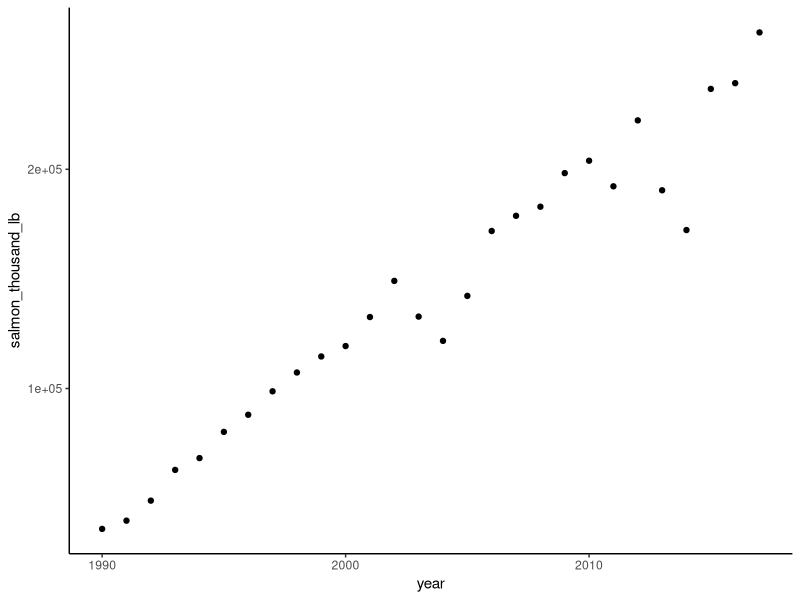
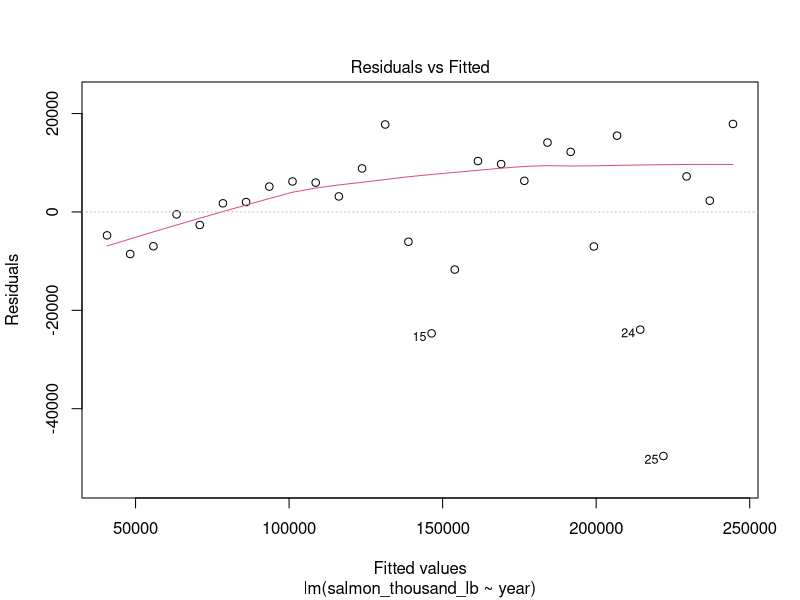
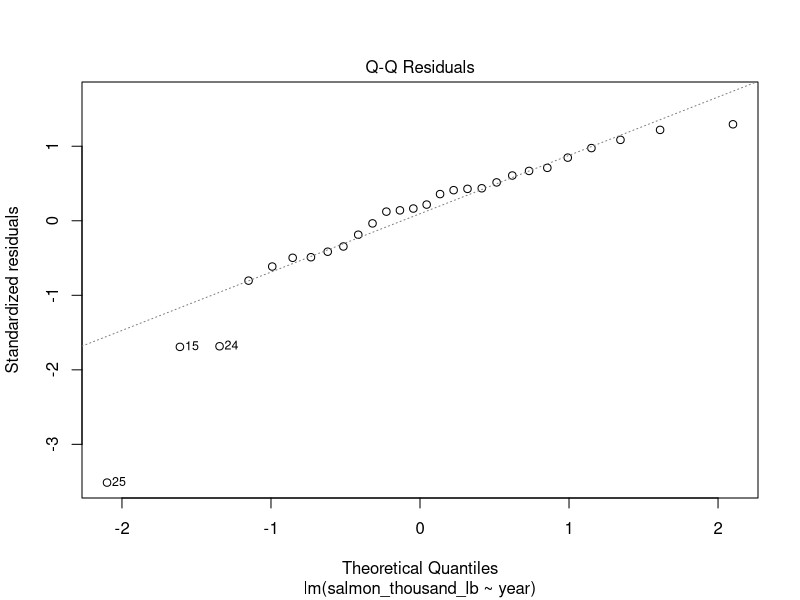
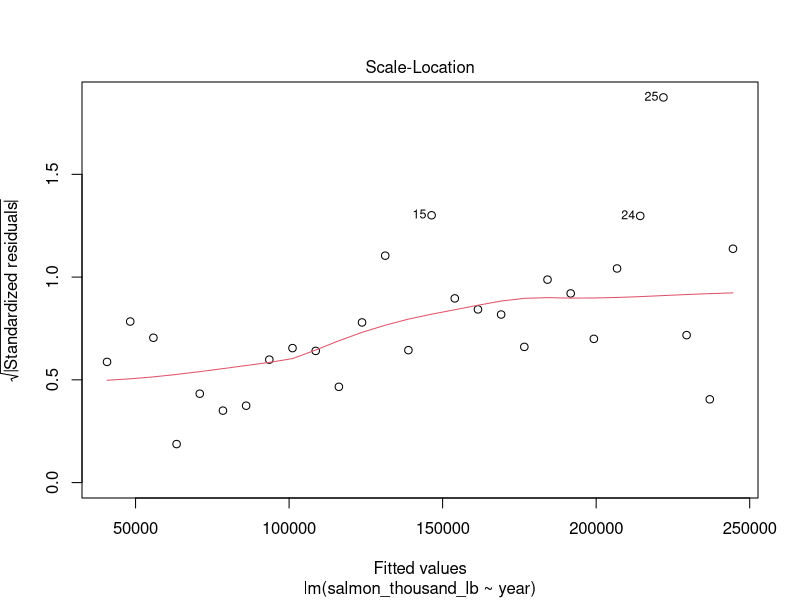
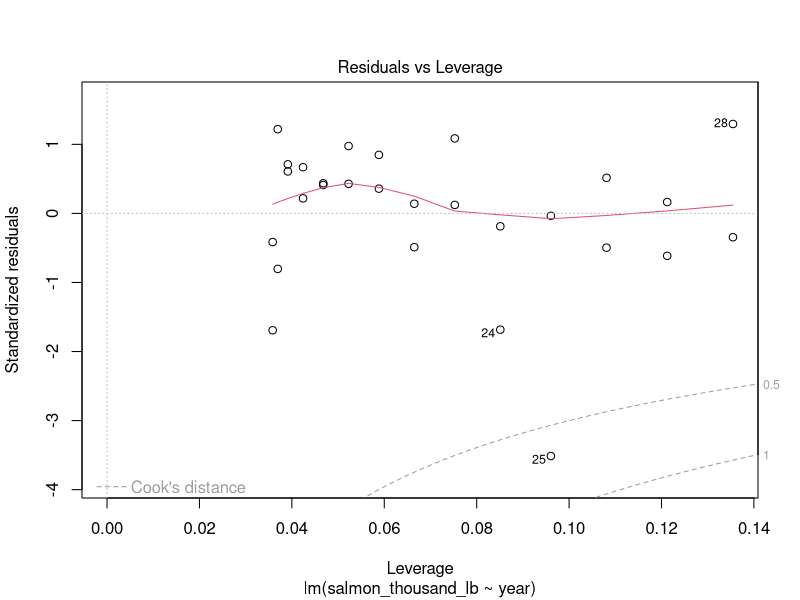
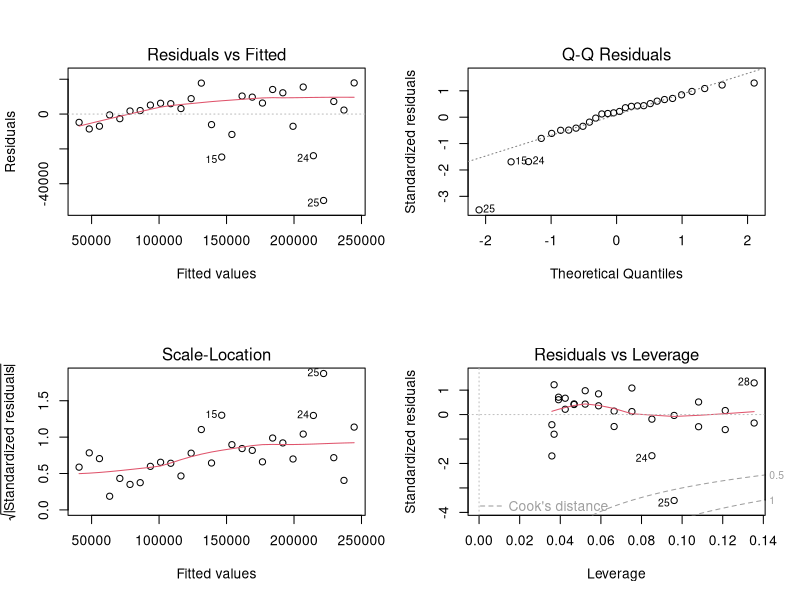
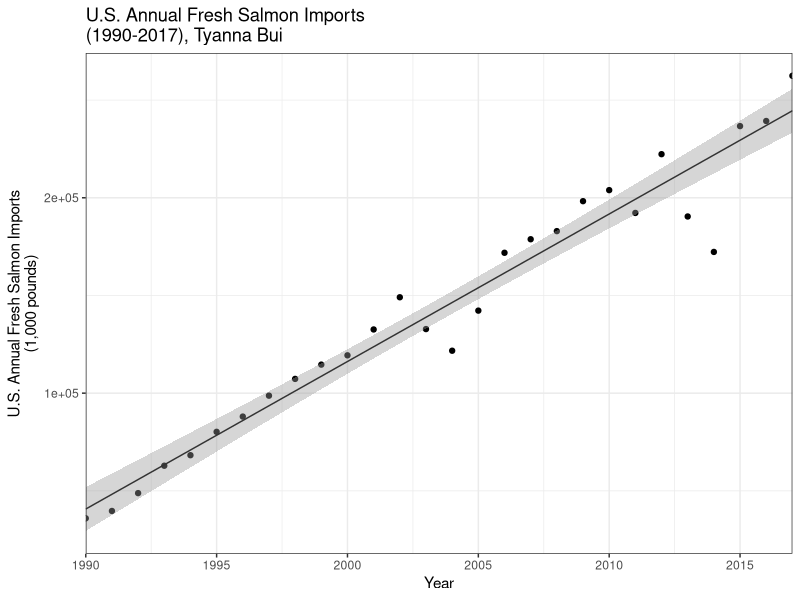

The R source for these figures, in order:
## ---- chunk 1
knitr::opts_chunk$set(echo = TRUE)
## ---- chunk 2
# Loading tidyverse
library(tidyverse)

# Loading CSV
salmon = read_csv("salmon_imports.csv")

## ---- chunk 3
# Exploratory scatterplot
scatt_salmon = ggplot(salmon, aes(x = year, y = salmon_thousand_lb)) +
  geom_point() +
  theme_classic()

scatt_salmon # Viewing plot

# Using linear regression between the year and fresh salmon imports do not necessarily make sense because the year itself does not have a direct impact on the amount of fresh salmon imports there are. As in, we cannot use the year alone to predict the future outcome of salmon imports. 

# Linear regression
salmon_model = lm(salmon_thousand_lb ~ year, data = salmon)

salmon_model # Viewing model

# slope = 7.550e+03, y-intercept = -1.498e+07
# Model equation = Imports(1000 lb) = 7.550e+03(year) - 1.498e+07

## ---- chunk 4
# Producing model diagnostics
plot(salmon_model)

# Displaying all plots to knitted doc
par(mfrow = c(2,2))
plot(salmon_model)
## ---- chunk 5
# Viewing summary of data
summary(salmon_model)
## ---- chunk 6
# Creating final graph
salmon_fingraph = ggplot(salmon, aes(x = year, y = salmon_thousand_lb)) +
  geom_point() +
  geom_smooth(method = lm, se = TRUE, size = 0.5, color = "gray20") +
  theme_bw() +
  scale_x_continuous(expand = c(0,0), limits = c(1990, 2017)) +
  labs(x = "Year", y = "U.S. Annual Fresh Salmon Imports\n(1,000 pounds)",
       title = "U.S. Annual Fresh Salmon Imports \n(1990-2017), Tyanna Bui")

salmon_fingraph

## ---- chunk 7
# Creating new data frame, new_years
new_years = data.frame(year = c(2022, 2024, 2028))

# Using predict() to make predict the years based off model
future_predict = predict(salmon_model, newdata = new_years, interval = "confidence")
future_predict

# Using Pearson's r to find correlation
correl = cor.test(salmon$year, salmon$salmon_thousand_lb)
correl # Pearson's r = 0.9735387, strong correlation

